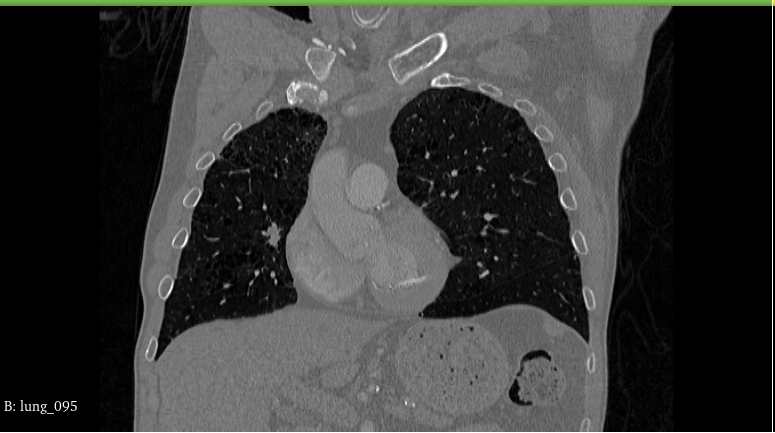
%> input picture imagesProject/tumore1.png, 775 x 433 px
$ octave main.m   (GNU Octave 9; MATLAB toolbox functions it lacks are replaced by stand-ins)
%> lines starting %> are read from the running program, lines starting %| are printed output that depends on the picture; in (x1, y1, x2, y2) boxes, pixels count from 0 and x2, y2 are one past the last pixel; in counts of white or black regions, pixels touching at a corner belong together; the program's own positions count from 1
inputImage  = imread('imagesProject\tumore1.png');
%> inputImage is the input picture: size 433x775x3 uint8; mean R, G, B 55.8, 56.7, 55.4
resultImageBin = Helpers.otsubin(inputImage);
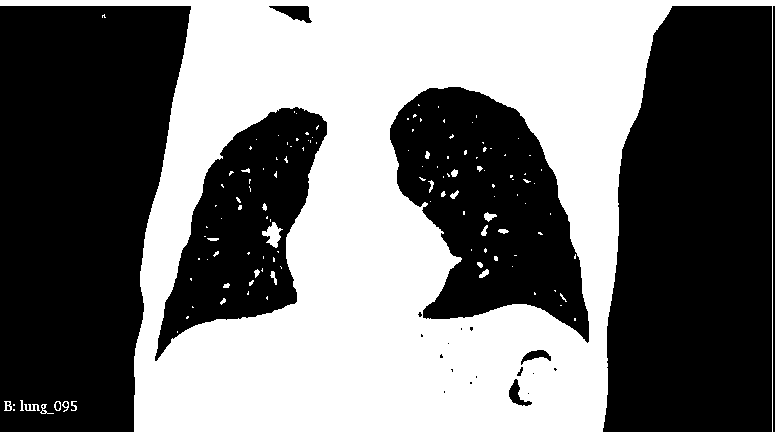
%> resultImageBin: size 433x775 logical; 45.8% white; 128 white regions (101 under 20 px), largest, box (x1, y1, x2, y2) and area: (0, 0, 775, 433) 151815, (262, 222, 283, 248) 266, (484, 212, 497, 222) 71
%inputImage  = imread('imagesProject\2tumori.png');
% Definisci l'elemento strutturale (diamante) con un raggio di 2
structureElement = strel('diamond', 2);

% Erosione dell'immagine con l'elbinarizedImageemento strutturale definito
erodedImage = imerode(inputImage, structureElement);
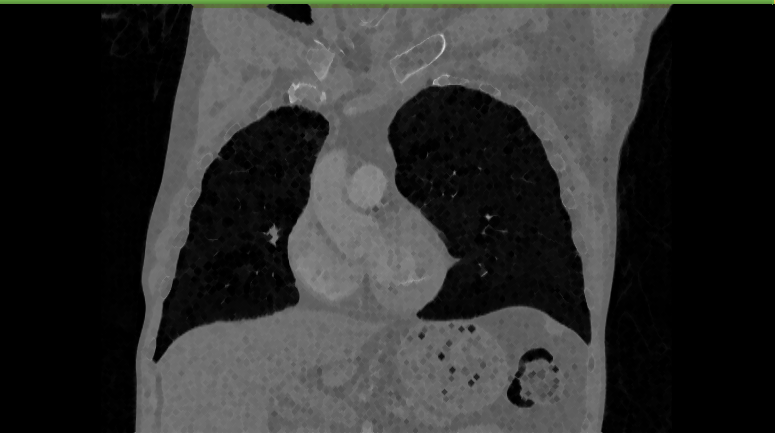
%> erodedImage: size 433x775x3 uint8; mean R, G, B 47.1, 47.7, 46.6
%Helpers.imsshow({inputImage, erodedImage});

% Converte l'immagine in scala di grigi se necessario
erodedImage = Helpers.rgb2gray(erodedImage);
%> erodedImage: size 433x775 uint8

%smussa gli angoli, porta a linee piu morbide nell'immage, visibili miglioramenti
%sulla linea dei polmoni
erodedImageMedfilt = medfilt2(erodedImage, [5, 5]);

binarizedImage = Helpers.otsubin(erodedImageMedfilt);
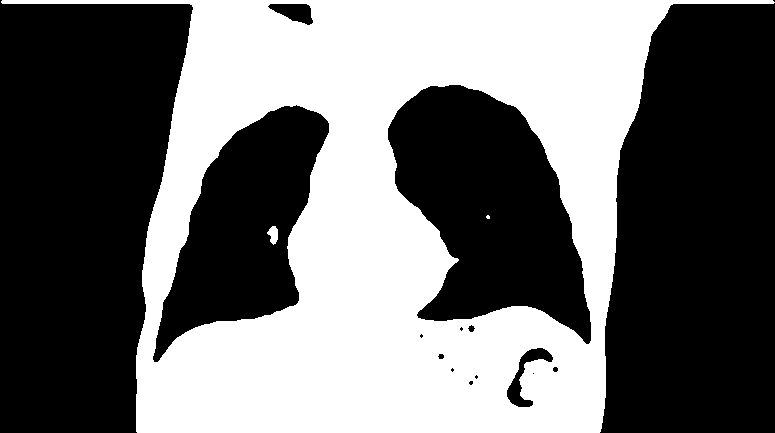
%> binarizedImage: size 433x775 logical; 43.5% white; 3 white regions (1 under 20 px), largest, box (x1, y1, x2, y2) and area: (1, 0, 775, 433) 145677, (267, 226, 278, 245) 137

imageWithoutResults = bwareaopen(binarizedImage, 150);
%> imageWithoutResults: size 433x775 logical; 43.4% white; 1 white region, box (x1, y1, x2, y2) and area: (1, 0, 775, 433) 145677

occurences = binarizedImage - imageWithoutResults;
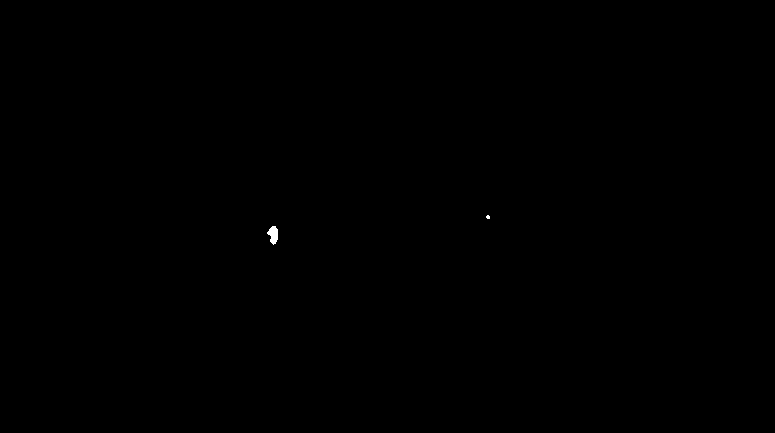
%> occurences: size 433x775 double; values 0 (black) and 1 (white), 0.04% white; 2 white regions (1 under 20 px), largest, box (x1, y1, x2, y2) and area: (267, 226, 278, 245) 137

% Etichetta le regioni connesse nell'immagine binarizzata
[label_matrix, num_labels] = bwlabel(occurences);
%> label_matrix: size 433x775 double; 3 distinct labels, from 0 to 2
%> num_labels = 2

centroids = regionprops(label_matrix, 'Centroid');
%> centroids = 2 regions; Centroid: [274 235.3], [488.6 217.6]
% Ottiene le proprietà delle regioni connesse

imshow(inputImage);

hold on; % Abilita la sovrapposizione dei tracciati
% Itera su tutte le regioni connesse trovate
for i = 1:num_labels

    % Identifica la regione bianca basata sulle coordinate fornite
    region = bwselect(resultImageBin, centroids(i).Centroid(1), centroids(i).Centroid(2));
    regionProps = regionprops(region, 'Area', 'Perimeter', 'BoundingBox');

    % Trova il perimetro della parte bianca dell'immagine binarizzata
    perimeterTrack = bwperim(region,8);
    [B,L] = bwboundaries(perimeterTrack,'noholes');
    for k = 1:length(B)
        boundary = B{k};
        plot(boundary(:,2), boundary(:,1), 'r', 'LineWidth', 1)
    end

    %.BoundingBox sono [x, y, width, height]
    boundingBox = regionProps.BoundingBox;
    text(boundingBox(1) , boundingBox(2) - 10, ...
        ['Area: ' num2str(regionProps.Area)], 'Color', 'yellow', 'FontSize', 10);
    text(boundingBox(1), boundingBox(2) + boundingBox(4) + 10, ...
        ['Perimeter: ' num2str(regionProps.Perimeter)], 'Color', 'yellow', 'FontSize', 10);
end
%> this loop made 2 passes
%> regionProps on passes 1 to 2: {Area 266, BoundingBox [262.5 222.5 21 26], Perimeter 85.9}, {Area 71, BoundingBox [484.5 212.5 13 10], Perimeter 32.97}
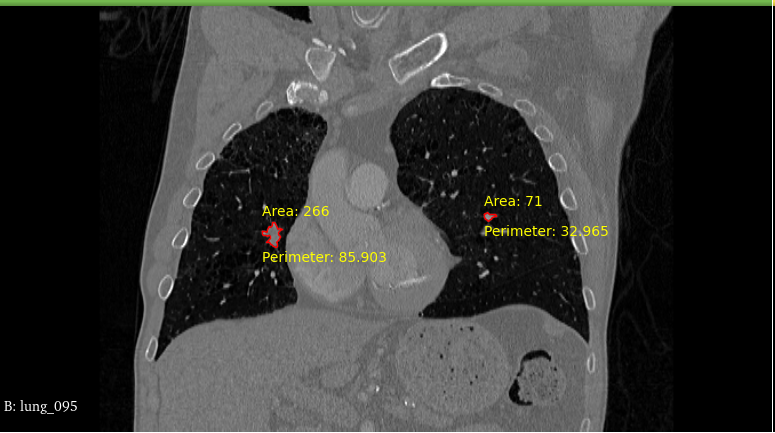
%> figure redrawn from the program's plot data

hold off;% Disbilita la sovrapposizione dei tracciati
% Disegna il contorno convesso (convex hull) della regione
%plot(regionProps(i).ConvexHull(:,1), regionProps(i).ConvexHull(:,2), 'r', 'LineWidth', 2);

$ run again, with imagesProject/tumore3.png copied over imagesProject/tumore1.png
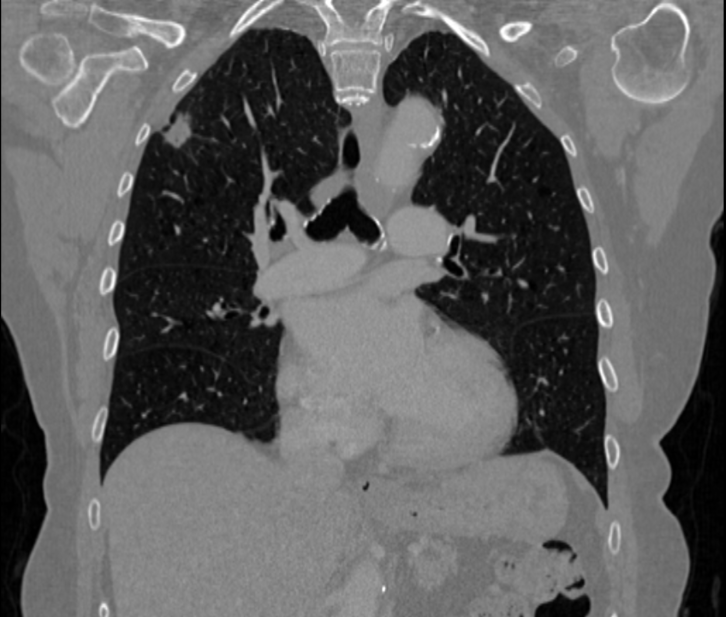
%> input picture imagesProject/tumore3.png, 726 x 617 px
%> inputImage is the input picture: size 617x726x3 uint8; min 0, max 255, mean 95
%> `resultImageBin = Helpers.otsubin(inputImage);`:
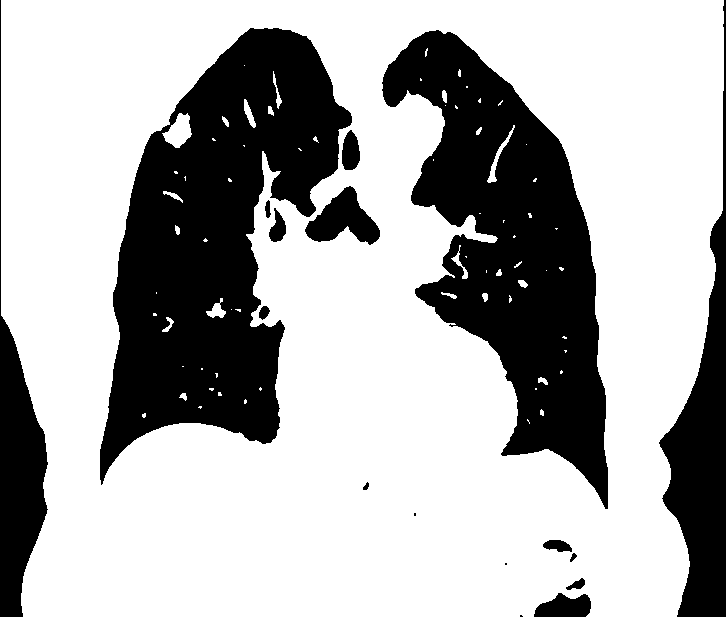
%> resultImageBin: size 617x726 logical; 68.8% white; 17 black regions (3 under 20 px), largest, box (x1, y1, x2, y2) and area: (100, 28, 352, 485) 59819, (382, 30, 608, 509) 50542, (659, 0, 726, 617) 14784
%> binarizedImage: size 617x726 logical; 66.5% white; 12 black regions (3 under 20 px), largest, box (x1, y1, x2, y2) and area: (98, 26, 382, 485) 66895, (381, 29, 610, 510) 53779, (658, 0, 726, 617) 15951
%> imageWithoutResults: size 617x726 logical; 66.4% white; 12 black regions (3 under 20 px), largest, box (x1, y1, x2, y2) and area: (98, 26, 382, 485) 67092, (381, 29, 610, 510) 53797, (658, 0, 726, 617) 15951
%> occurences: size 617x726 double; values 0 (black) and 1 (white), 0.05% white; 7 white regions (4 under 20 px), largest, box (x1, y1, x2, y2) and area: (211, 305, 223, 316) 75, (252, 313, 261, 325) 59, (340, 129, 348, 139) 46
%> label_matrix: size 617x726 double; 8 distinct labels, from 0 to 7
%> num_labels = 7
%> centroids = 7 regions; Centroid: [217.4 311.8], [248.5 112.5], [256.8 320.6], [343.7 134.1], [457 261], [492.4 178.8], [523.4 284.2]
%> the loop `for i = 1:num_labels` made 7 passes
%> regionProps on passes 1, 2, 5, 6, 7: {Area 186, BoundingBox [206.5 298.5 20 20], Perimeter 68.54}, {Area 153, BoundingBox [244.5 99.5 12 29], Perimeter 62.17}, {Area 126, BoundingBox [451.5 245.5 17 34], Perimeter 84.66}, {Area 259, BoundingBox [487.5 125.5 28 58], Perimeter 133}, {Area 53, BoundingBox [518.5 280.5 10 8], Perimeter 24.82}
%> after the loop `for i = 1:num_labels`:
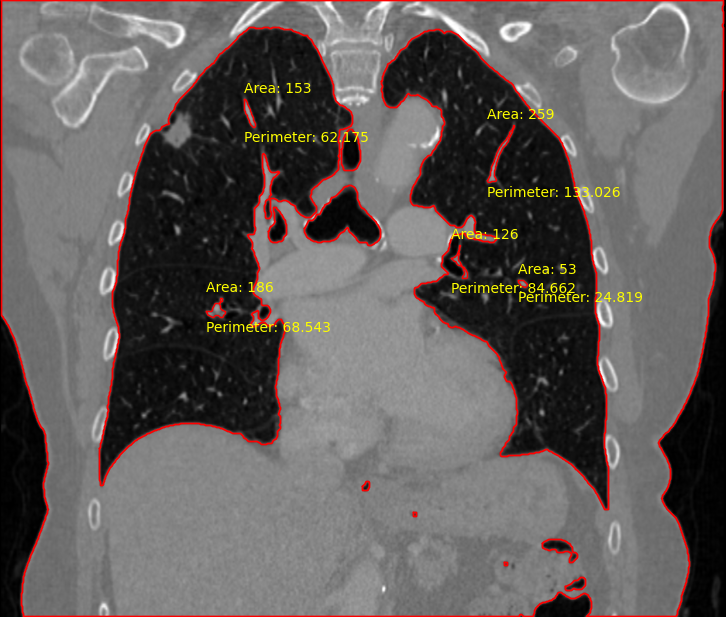
%> figure redrawn from the program's plot data

$ run again, with imagesProject/erodedSenzaMedfilt.png copied over imagesProject/tumore1.png
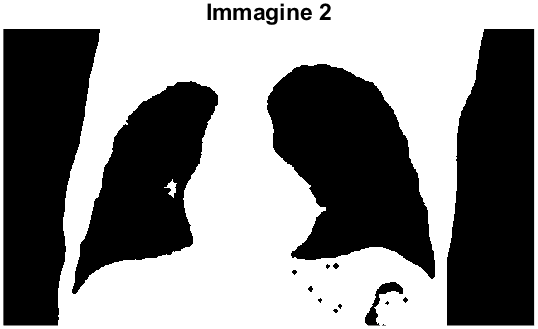
%> input picture imagesProject/erodedSenzaMedfilt.png, 538 x 329 px
%> inputImage is the input picture: size 329x538x3 uint8; min 0, max 255, mean 136
%> resultImageBin: size 329x538 logical; 53.2% white; 25 black regions (9 under 20 px), largest, box (x1, y1, x2, y2) and area: (447, 29, 534, 326) 22283, (267, 64, 435, 279) 22093, (3, 29, 100, 326) 21167
%> binarizedImage: size 329x538 logical; 48.6% white; 5 white regions (3 under 20 px), largest, box (x1, y1, x2, y2) and area: (0, 0, 538, 329) 85613, (210, 0, 282, 9) 453
%> occurences: size 329x538 double; values 0 (black) and 1 (white), 0.01% white in thin lines or dots, all inside (x1, y1, x2, y2) = (1, 184, 538, 328)
%> label_matrix: size 329x538 double; 4 distinct labels, from 0 to 3
%> num_labels = 3
%> centroids = 3 regions; Centroid: [2.5 327.5], [172.5 186.5], [536.7 327]
%> the loop `for i = 1:num_labels` made 3 passes
%> regionProps on passes 1 to 3: {Area 94065, BoundingBox [0.5 0.5 538 329], Perimeter 1695}, {Area 100, BoundingBox [164.5 179.5 13 19], Perimeter 53.56}, {Area 94065, BoundingBox [0.5 0.5 538 329], Perimeter 1695}
%> pass 1, `[B,L] = bwboundaries(perimeterTrack,'noholes');`:
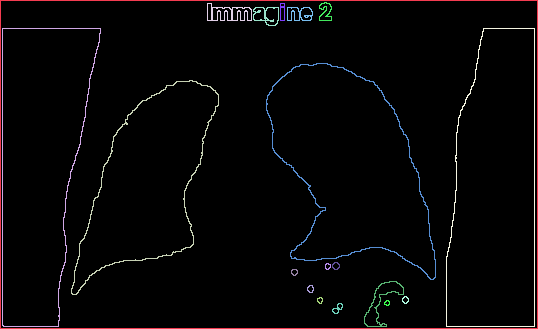
%> L: size 329x538 double; 20 distinct labels, from 0 to 19; one colour per label, 0 black
%> after the loop `for i = 1:num_labels`:
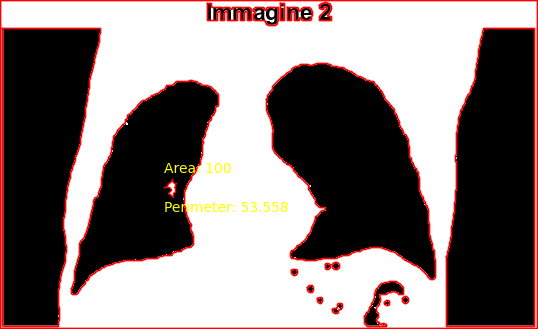
%> figure redrawn from the program's plot data
